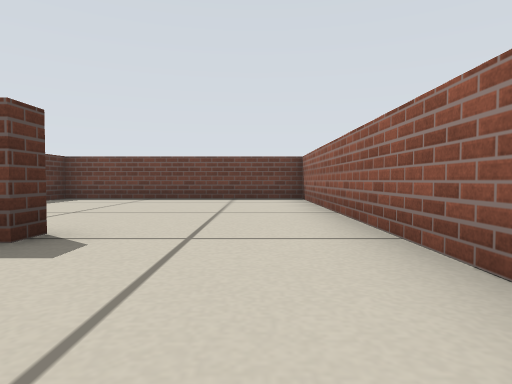
View 1 (above)

16 first-person views from a walk through a world built for the Player/Stage simulator. The camera is 0.22 m above the floor, tilts 2° down and sees 75° across. The lines on the ground mark 1 m squares. The floor is counted in squares, 0.5 m on a side. Each view is taken from the middle of a square. On the plan, view 1 faces up. The plan holds only what a view shows up to about 9 squares ahead; the rest is blank. Robots are left out.

View 2
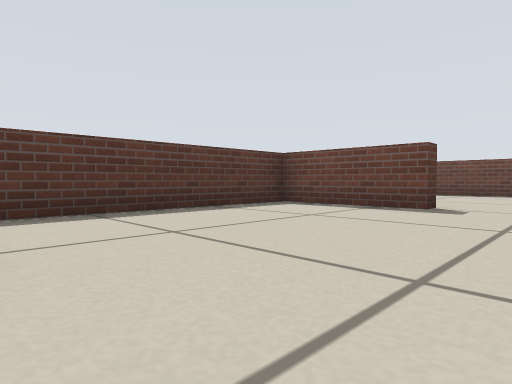

View 3
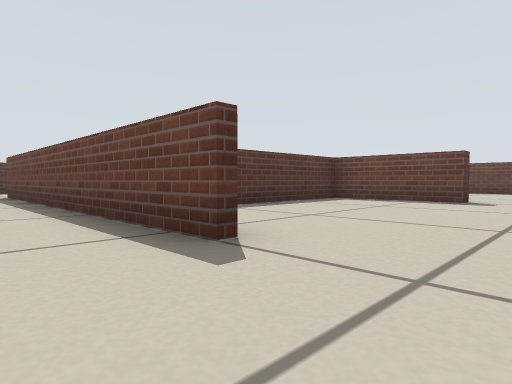

View 4
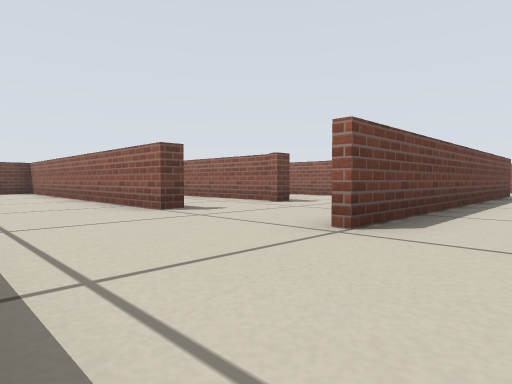

View 5
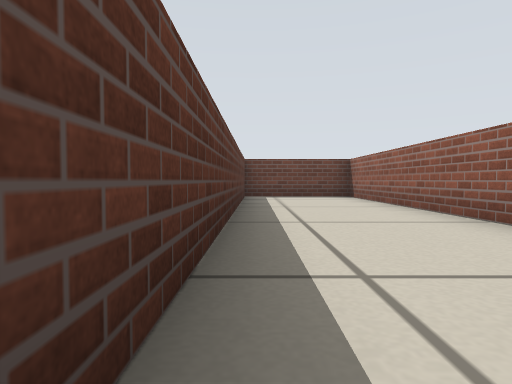

View 6
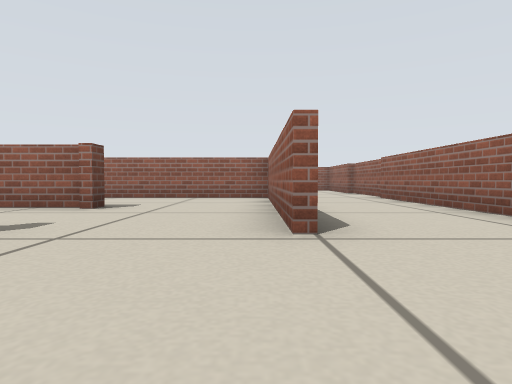

View 7
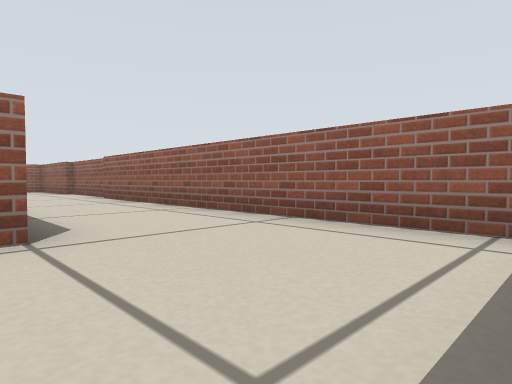

View 8
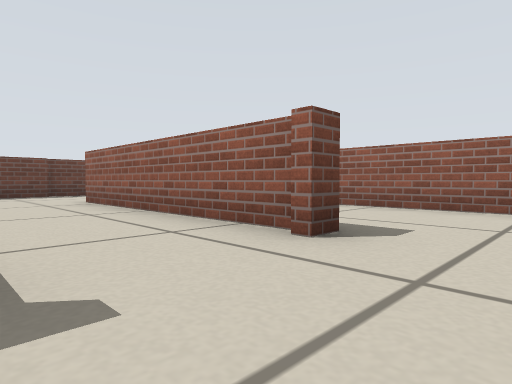

View 9
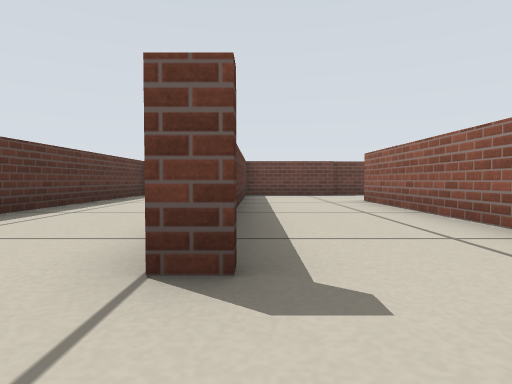

View 10
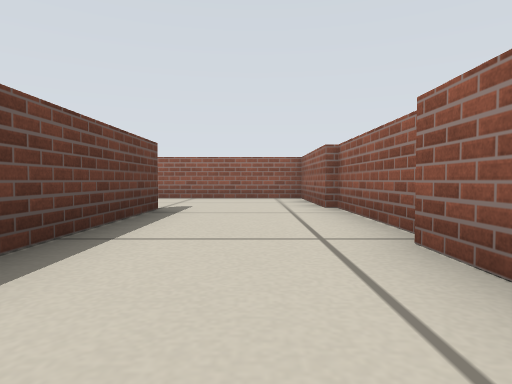

View 11
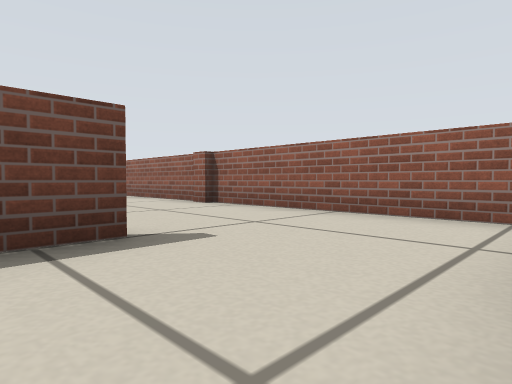

View 12
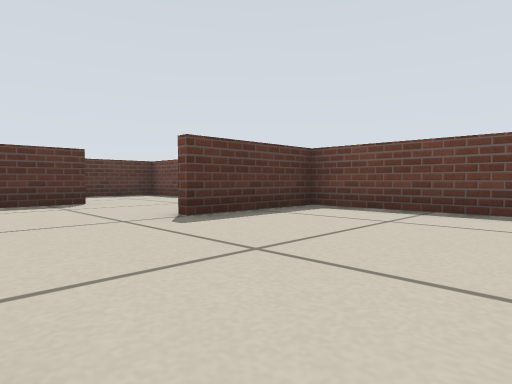

View 13
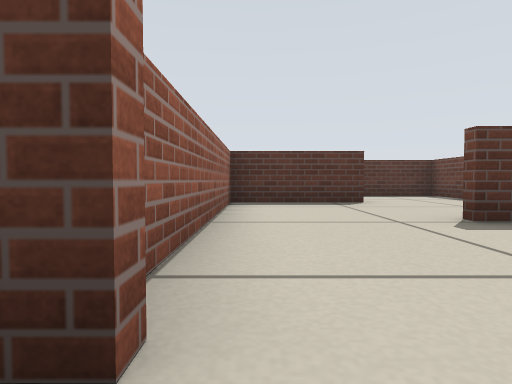

View 14
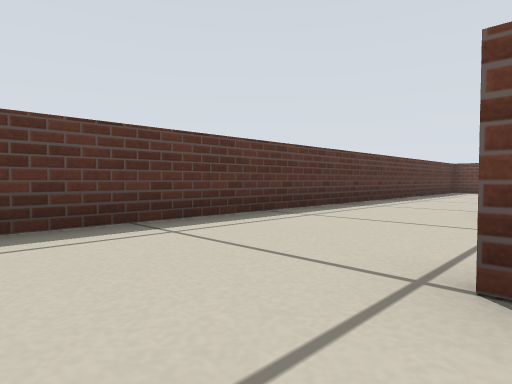

View 15
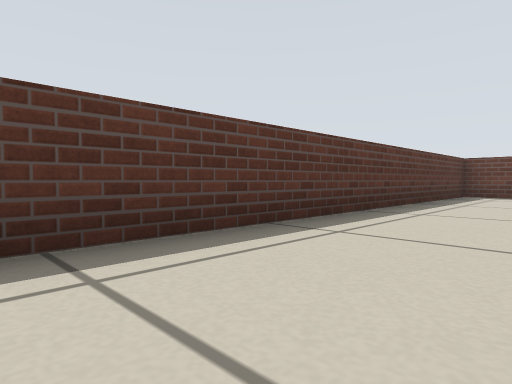

View 16
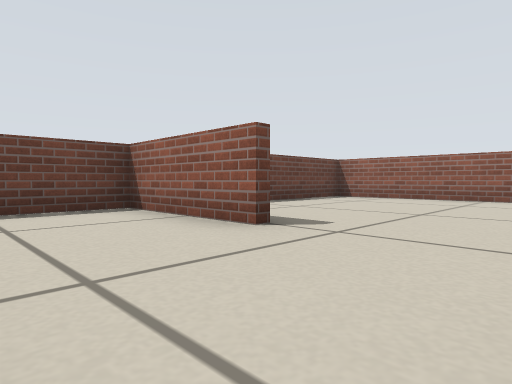

### Floor plan
Points are (right, up) in squares from view 1. A wall is a line through its corners. A room is listed if a view was taken in it or the views show most of it. See-through windows are left out.
Room 1 (view 1)
walls: (-1.7, 2.8) (-1.7, 2.3) (-4.5, 2.3) (-4.5, -2.5); (0.9, -0.8) (0.9, -0.2); (1.1, -0.1) (1.1, 2.4); (1.1, -2.6) (1.1, -0.6)
ways out: opening at (-0.5, -3) to room 2; opening at (-0.5, 2) to room 3
Room 2 (views 2, 3, 4, 5, 6, 7, 8, 9, 10, 11, 14, 15)
walls: (-10, -0.5) (-10.5, -0.5) (-10.5, 7.9) (-13.3, 7.9) (-13.3, -4.6); (-10.4, -3.3) (-9.4, -3.3); (-12.6, -6.1) (-4.6, -6.1); (-4.4, -6.3) (-1.6, -6.3); (-1.9, -3.5) (-10.4, -3.5); (-1.8, -6.1) (1.1, -6.1) (1.1, -2.6)
ways out: opening at (-0.5, -3) to room 1; opening at (-10, -1.5) to room 4
Room 3 (views 12, 13, 16)
walls: (-4.7, 5.2) (-4.7, 8.1) (-7.8, 8.1); (-7.5, 5.1) (-7.5, 2.5) (-2.5, 2.5); (1.1, 2.4) (1.1, 7.9) (-4.5, 7.9) (-4.5, 5.2)
ways out: opening at (-0.5, 2) to room 1; opening at (-8, 6.5) to room 4
Room 4 (no view inside)
walls: (-7.7, -0.2) (-7.7, 5.1); (-10.3, 6.5) (-10.3, 3.2); (-7.4, -0.5) (-8, -0.5); (-7.6, 7.9) (-10, 7.9); (-9.4, -3.3) (-7.4, -3.3)
ways out: opening at (-10, -1.5) to room 2; opening at (-8, 6.5) to room 3; opening at (-8, -1.5) to room 5
Room 5 (no view inside)
walls: (-7.4, -3.3) (-4.7, -3.3) (-4.7, 1.2)
ways out: opening at (-8, -1.5) to room 4

Where each view was taken, in squares from view 1:
view 1: 0 up, 0 right, facing up
view 2: 3 down, 0 right, facing up-left
view 3: 5 down, 0 right, facing up-left
view 4: 5 down, 13 left, facing up-right
view 5: 1 down, 13 left, facing up
view 6: 3 down, 13 left, facing right
view 7: 3 down, 13 left, facing down-right
view 8: 2 down, 10 left, facing up-right
view 9: 2 down, 10 left, facing up
view 10: 5 down, 7 left, facing right
view 11: 6 down, 3 left, facing up-right
view 12: 3 up, 1 left, facing up-left
view 13: 3 up, 1 left, facing left
view 14: 5 down, 10 left, facing up-left
view 15: 2 down, 11 left, facing up-left
view 16: 3 up, 7 left, facing up-right
